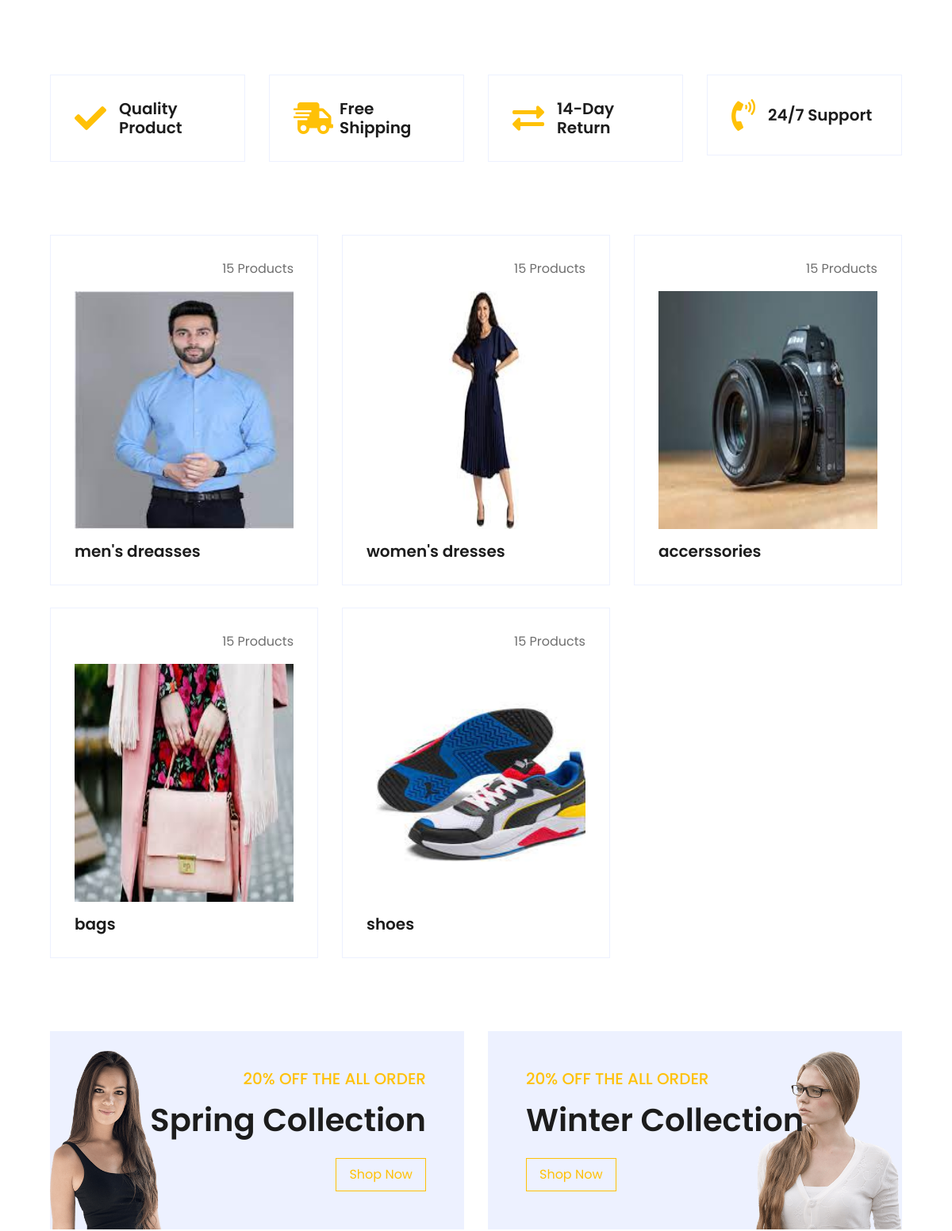
Before: /s/ (signed in, middle part) with the older database file.
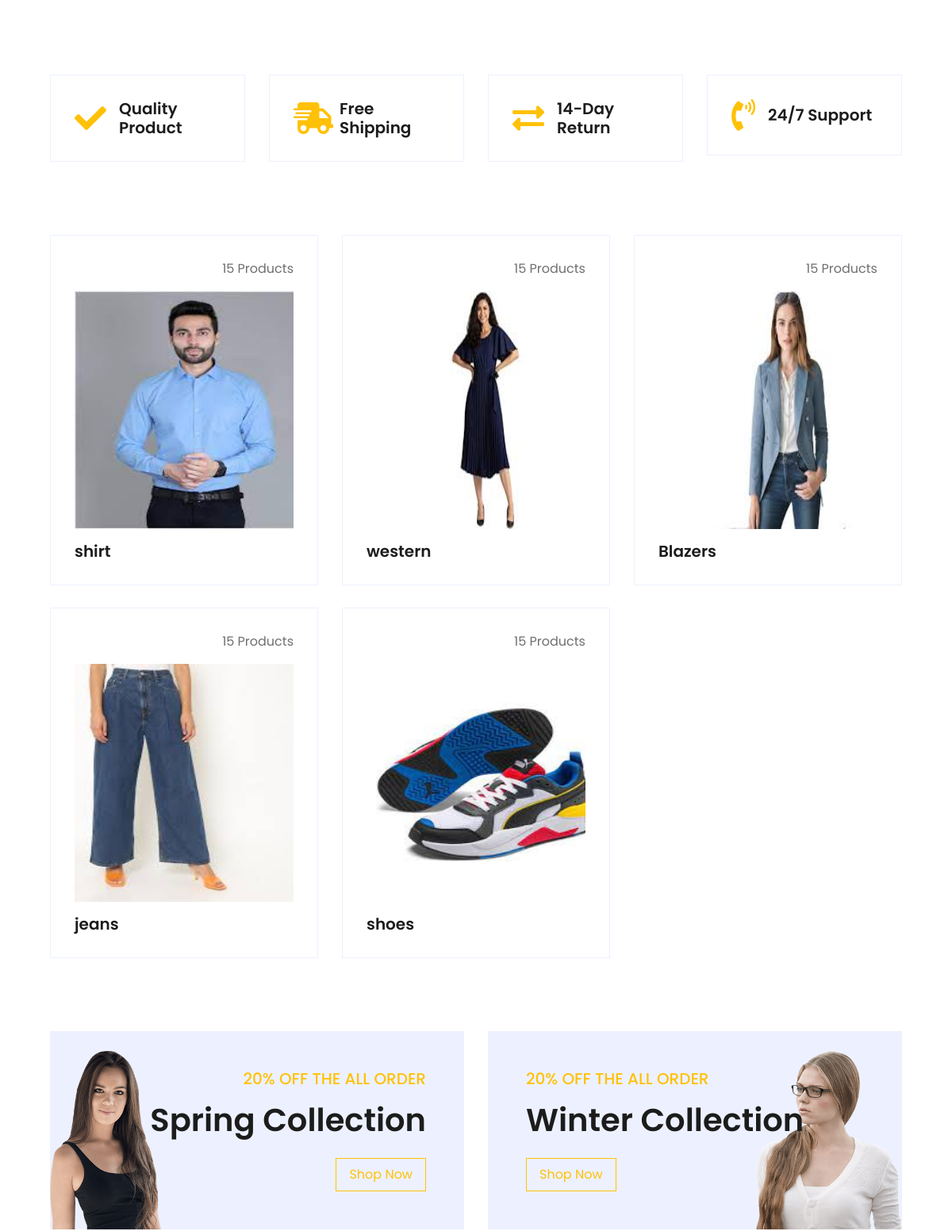
After: the same page with the newer database file.
### shopping/models.py (models this page shows, shortened)
class deresses(models.Model):
    name=models.CharField(max_length=20)
    img=models.ImageField(upload_to='photo')

### shopping/views.py (the view)
# urls.py: path('s/',search,name='search'),
def search(request):
    try:
        q = request.GET.get('search')
    except:
        q = None
    if q:
        request.session.has_key('email')
        s=request.session['email']
        m=register.objects.get(email=s)
        j=deresses.objects.all()
        products= product.objects.filter(Q(name__icontains=q)| Q(img__icontains=q) | Q(price__icontains=q))
        data = {
            'p' : products,
            'm':m,
            'j':j
        }
    else:
        request.session.has_key('email')
        s=request.session['email']
        m=register.objects.get(email=s)
        j=deresses.objects.all()
        data={'m':m,'j':j}
    return render(request, 'search.html',data)

### shopping/models.py (called while the page is built)
    def __str__(self) :
        return self.name

### shopping/templates/search.html (shortened to what this page needs)
{% load static %}
<!DOCTYPE html>
<html lang="en">
<head>
    <link href="https://cdnjs.cloudflare.com/ajax/libs/font-awesome/5.10.0/css/all.min.css" rel="stylesheet">
    <link href="{% static 'lib/owlcarousel/assets/owl.carousel.min.css' %}" rel="stylesheet">
    <link href="{% static 'css/style.css' %}" rel="stylesheet">
</head>
<body>
    <div class="container-fluid pt-5">
        <div class="row px-xl-5 pb-3">
            <div class="col-lg-3 col-md-6 col-sm-12 pb-1">
                <div class="d-flex align-items-center border mb-4" style="padding: 30px;">
                    <h1 class="fa fa-check text-warning m-0 mr-3"></h1>
                    <h5 class="font-weight-semi-bold m-0">Quality Product</h5>
                </div>
            </div>
            <div class="col-lg-3 col-md-6 col-sm-12 pb-1">
                <div class="d-flex align-items-center border mb-4" style="padding: 30px;">
                    <h1 class="fa fa-shipping-fast text-warning m-0 mr-2"></h1>
                    <h5 class="font-weight-semi-bold m-0">Free Shipping</h5>
                </div>
            </div>
            <div class="col-lg-3 col-md-6 col-sm-12 pb-1">
                <div class="d-flex align-items-center border mb-4" style="padding: 30px;">
                    <h1 class="fas fa-exchange-alt text-warning m-0 mr-3"></h1>
                    <h5 class="font-weight-semi-bold m-0">14-Day Return</h5>
                </div>
            </div>
            <div class="col-lg-3 col-md-6 col-sm-12 pb-1">
                <div class="d-flex align-items-center border mb-4" style="padding: 30px;">
                    <h1 class="fa fa-phone-volume text-warning m-0 mr-3"></h1>
                    <h5 class="font-weight-semi-bold m-0">24/7 Support</h5>
                </div>
            </div>
        </div>
    </div>
    <div class="container-fluid pt-5">
        <div class="row px-xl-5 pb-3">
            {% for i in j %}
            <div class="col-lg-4 col-md-6 pb-1">
                <div class="cat-item d-flex flex-column border mb-4" style="padding: 30px;">
                    <p class="text-right">15 Products</p>
                    <a href="" class="cat-img position-relative overflow-hidden mb-3">
                        <img src="{{i.img.url}}" height="300" width="300" alt="">
                    </a>
                    <h5 class="font-weight-semi-bold m-0">{{i.name}}</h5>
                </div>
            </div>
            {% endfor %}
        </div>
    </div>
    <div class="container-fluid offer pt-5">
        <div class="row px-xl-5">
            <div class="col-md-6 pb-4">
                <div class="position-relative bg-secondary text-center text-md-right text-white mb-2 py-5 px-5">
                    <img src="{% static 'img/offer-1.png' %}" alt="">
                    <div class="position-relative" style="z-index: 1;">
                        <h5 class="text-uppercase text-warning mb-3">20% off the all order</h5>
                        <h1 class="mb-4 font-weight-semi-bold">Spring Collection</h1>
                        <a href="" class="btn btn-outline-warning py-md-2 px-md-3">Shop Now</a>
                    </div>
                </div>
            </div>
            <div class="col-md-6 pb-4">
                <div class="position-relative bg-secondary text-center text-md-left text-white mb-2 py-5 px-5">
                    <img src="{% static 'img/offer-2.png' %}" alt="">
                    <div class="position-relative" style="z-index: 1;">
                        <h5 class="text-uppercase text-warning mb-3">20% off the all order</h5>
                        <h1 class="mb-4 font-weight-semi-bold">Winter Collection</h1>
                        <a href="" class="btn btn-outline-warning py-md-2 px-md-3">Shop Now</a>
                    </div>
                </div>
            </div>
        </div>
    </div>
</body>
</html>

Changed rows visible on the page:
removed deresses: img (picture), name "accerssories"
removed deresses: img (picture), name "bags"
changed deresses: name "men's dreasses" → "shirt"
changed deresses: name "women's dresses" → "western"
added deresses: img (picture), name "Blazers"
added deresses: img (picture), name "jeans"
